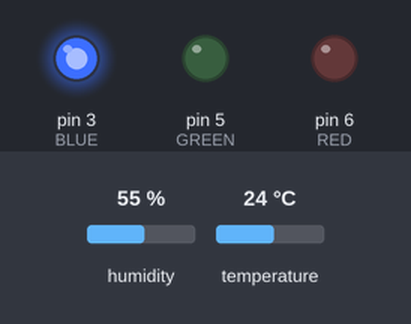
A sketch run on a simulated Arduino Uno, built with avr-gcc and run on an emulated ATmega328P. On the bench: output pins drawn as LEDs (lit = HIGH). The test bench sets the inputs (shaded band); at power-on: humidity 55 %, temperature 24 °C. What the sketch prints to the serial monitor is not drawn.

Above: at 0.1 s.
Timing chart, 0 to 1.6 s (numbered marks = the images above):
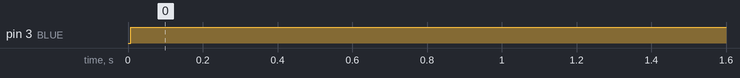

Measured:
- by itself, pin 3 (BLUE): LOW → HIGH at 0.01 s

The sketch:

v2.ino
```cpp
#include "DHT.h"
#include "SimpleDHT.h"
#include <Adafruit_Sensor.h> // necessary for all adafruit sensors

#define DHTPIN 4
#define DHTTYPE DHT22

DHT dht(DHTPIN, DHTTYPE);

// Define pins
#define BLUE 3
#define GREEN 5
#define RED 6
#define delayTime 20 // fading time between colours

int redValue = 255; // analog integer from 0 to 255
int greenValue = 0; // analog integer from 0 to 255
int blueValue = 0; // analog integer from 0 to 255

void setup() {
  Serial.begin(750);
  pinMode(RED, OUTPUT);
  pinMode(GREEN, OUTPUT);
  pinMode(BLUE, OUTPUT);
  analogWrite(RED, LOW);
  analogWrite(GREEN, LOW);
  analogWrite(BLUE, LOW);
  dht.begin();
}

void loop() {

  tempSensor();
  led();
  delay(1);
}

void led() {
  analogWrite(RED, redValue);
  analogWrite(GREEN, greenValue);
  analogWrite(BLUE, blueValue);
  // redValue -= delayTime;
  // blueValue += delayTime;
}

void tempSensor() {
  float h = dht.readHumidity();
  // Read temperature as Celsius
  float t = dht.readTemperature(); // had to adjust to get values in Celsius as there was an issue with my sensor
  float t1 = t - 260.0;

  // if (isnan(h) || isnan(t4)) { // isnan() means is not a number || means or (if one or both are true, if statement is triggered)
  //   Serial.println(F("Failed to read from DHT sensor!"));
  //   return;
  // }

  if (t1 >= 20) {
    redValue = 255;
    blueValue = 0;
  }
  if (t1 < 20 && t1 >= 15) {
    redValue = 200;
    blueValue = 50;
  }
  if (t1 < 15 && t1 >= 10) {
    redValue = 150;
    blueValue = 100;
  }
  if (t1 < 10 && t1 >= 5) {
    redValue = 100;
    blueValue = 150;
  }
  if (t1 < 5 && t1 >= 0) {
    redValue = 50;
    blueValue = 200;
  }
  if (t1 < 0) {
    redValue = 0;
    blueValue = 255;
  }

  Serial.print("Humidity: ");
  Serial.print(h);
  Serial.print("%  Temperature: ");
  Serial.print(t1);
  Serial.println("°C ");
  delay(1);
}
```
